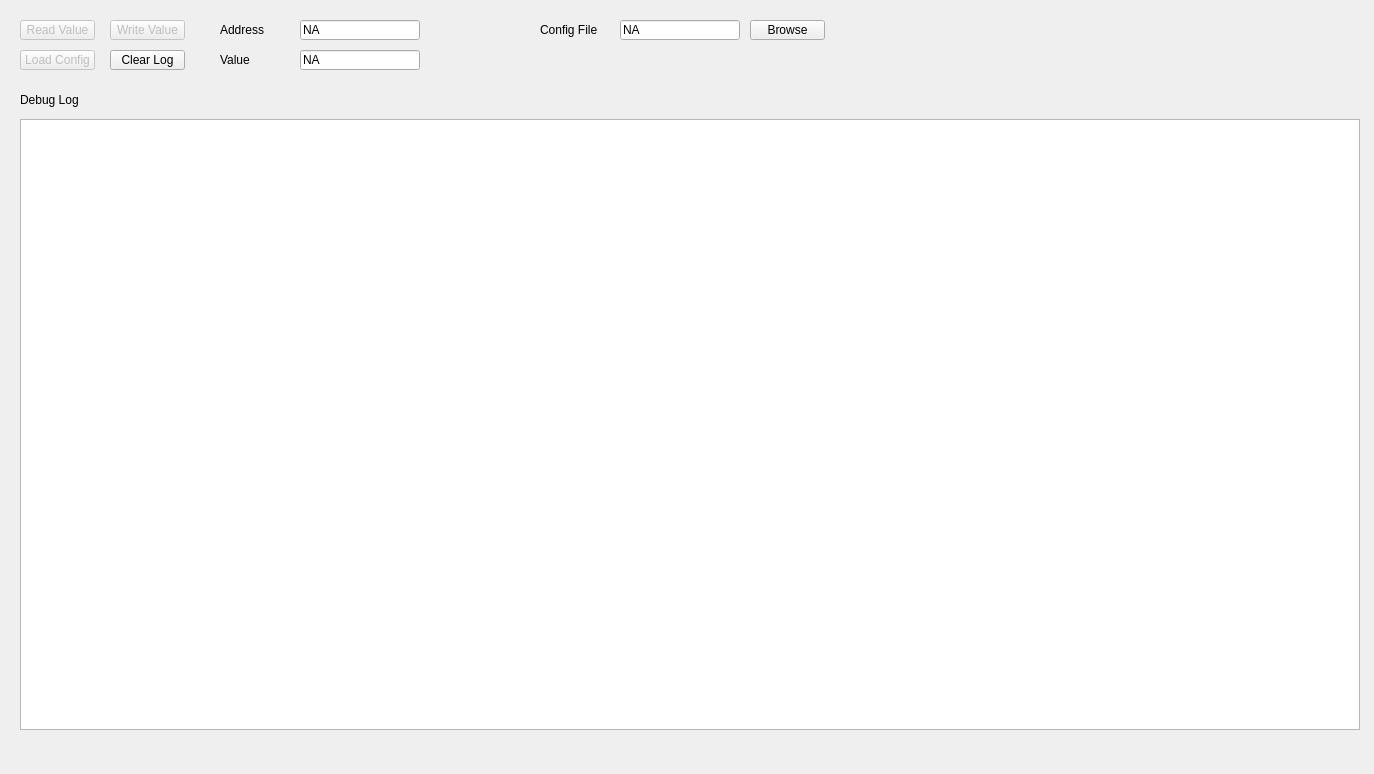
<?xml version="1.0" encoding="UTF-8"?>
<ui version="4.0">
 <class>Ucm_AdvancedTab</class>
 <widget class="QWidget" name="Ucm_AdvancedTab">
  <property name="geometry">
   <rect>
    <x>0</x>
    <y>0</y>
    <width>1374</width>
    <height>774</height>
   </rect>
  </property>
  <property name="windowTitle">
   <string>Form</string>
  </property>
  <widget class="QLabel" name="DebugConsoleLabel">
   <property name="geometry">
    <rect>
     <x>20</x>
     <y>90</y>
     <width>80</width>
     <height>20</height>
    </rect>
   </property>
   <property name="text">
    <string>Debug Log</string>
   </property>
  </widget>
  <widget class="QPlainTextEdit" name="AdvancedDebugConsole">
   <property name="enabled">
    <bool>true</bool>
   </property>
   <property name="geometry">
    <rect>
     <x>20</x>
     <y>119</y>
     <width>1340</width>
     <height>611</height>
    </rect>
   </property>
   <property name="maximumBlockCount">
    <number>10000</number>
   </property>
  </widget>
  <widget class="QLineEdit" name="AdvancedAddressValue">
   <property name="geometry">
    <rect>
     <x>300</x>
     <y>20</y>
     <width>120</width>
     <height>20</height>
    </rect>
   </property>
   <property name="text">
    <string>NA</string>
   </property>
  </widget>
  <widget class="QPushButton" name="AdvancedWriteValueButton">
   <property name="enabled">
    <bool>false</bool>
   </property>
   <property name="geometry">
    <rect>
     <x>110</x>
     <y>20</y>
     <width>75</width>
     <height>20</height>
    </rect>
   </property>
   <property name="text">
    <string>Write Value</string>
   </property>
  </widget>
  <widget class="QLineEdit" name="AdvancedValueValue">
   <property name="geometry">
    <rect>
     <x>300</x>
     <y>50</y>
     <width>120</width>
     <height>20</height>
    </rect>
   </property>
   <property name="text">
    <string>NA</string>
   </property>
  </widget>
  <widget class="QLabel" name="AdvancedAddressLabel">
   <property name="geometry">
    <rect>
     <x>220</x>
     <y>20</y>
     <width>80</width>
     <height>20</height>
    </rect>
   </property>
   <property name="text">
    <string>Address</string>
   </property>
  </widget>
  <widget class="QLabel" name="AdvancedValueLabel">
   <property name="geometry">
    <rect>
     <x>220</x>
     <y>50</y>
     <width>80</width>
     <height>20</height>
    </rect>
   </property>
   <property name="text">
    <string>Value</string>
   </property>
  </widget>
  <widget class="QPushButton" name="AdvancedReadValueButton">
   <property name="enabled">
    <bool>false</bool>
   </property>
   <property name="geometry">
    <rect>
     <x>20</x>
     <y>20</y>
     <width>75</width>
     <height>20</height>
    </rect>
   </property>
   <property name="text">
    <string>Read Value</string>
   </property>
  </widget>
  <widget class="QPushButton" name="AdvancedLoadConfigButton">
   <property name="enabled">
    <bool>false</bool>
   </property>
   <property name="geometry">
    <rect>
     <x>20</x>
     <y>50</y>
     <width>75</width>
     <height>20</height>
    </rect>
   </property>
   <property name="text">
    <string>Load Config</string>
   </property>
  </widget>
  <widget class="QLineEdit" name="AdvancedConfigFileValue">
   <property name="geometry">
    <rect>
     <x>620</x>
     <y>20</y>
     <width>120</width>
     <height>20</height>
    </rect>
   </property>
   <property name="text">
    <string>NA</string>
   </property>
  </widget>
  <widget class="QPushButton" name="AdvancedConfigFileBrowseButton">
   <property name="enabled">
    <bool>true</bool>
   </property>
   <property name="geometry">
    <rect>
     <x>750</x>
     <y>20</y>
     <width>75</width>
     <height>20</height>
    </rect>
   </property>
   <property name="text">
    <string>Browse</string>
   </property>
  </widget>
  <widget class="QLabel" name="AdvancedConfigFileLabel">
   <property name="geometry">
    <rect>
     <x>540</x>
     <y>20</y>
     <width>80</width>
     <height>20</height>
    </rect>
   </property>
   <property name="text">
    <string>Config File</string>
   </property>
  </widget>
  <widget class="QPushButton" name="AdvancedClearLogButton">
   <property name="enabled">
    <bool>true</bool>
   </property>
   <property name="geometry">
    <rect>
     <x>110</x>
     <y>50</y>
     <width>75</width>
     <height>20</height>
    </rect>
   </property>
   <property name="text">
    <string>Clear Log</string>
   </property>
  </widget>
 </widget>
 <resources/>
 <connections/>
</ui>
